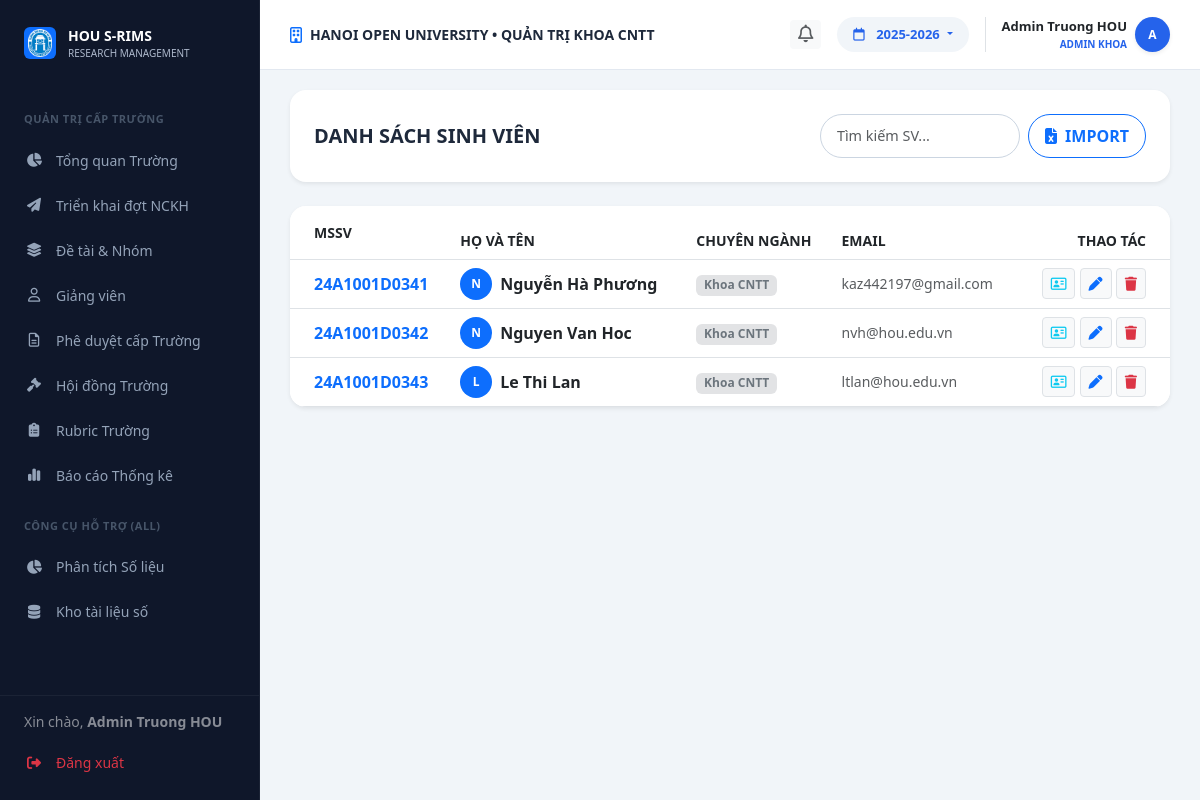
The app's page /faculty/students (signed in), older data.
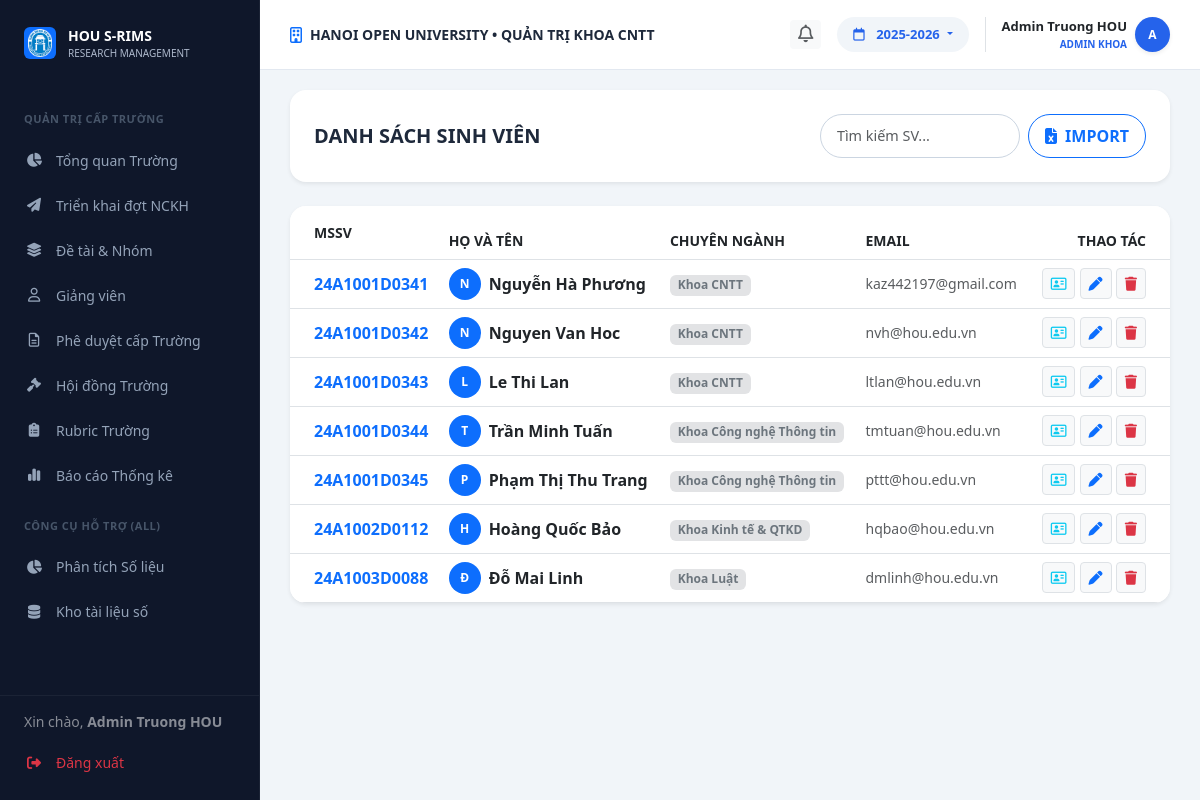
The same page, newer data.
### models.py (models this page shows, shortened)
class User(db.Model):
    __tablename__ = 'users'
    id = db.Column(db.Integer, primary_key=True)
    username = db.Column(db.String(50), unique=True, nullable=False)
    password_hash = db.Column(db.Text, nullable=False)
    full_name = db.Column(db.String(100), nullable=False)
    email = db.Column(db.String(120), unique=True, nullable=False)
    phone = db.Column(db.String(20), nullable=True)
    bio = db.Column(db.Text, nullable=True)
    role = db.Column(db.String(20), nullable=False) # Admin, Lecturer, Student
    student_id = db.Column(db.String(20), nullable=True)   # MSSV for students
    faculty = db.Column(db.String(100), nullable=True)      # faculty / department
    topics_mentored = db.relationship('Topic', backref='mentor', lazy=True)
    group_memberships = db.relationship('GroupMember', backref='student', lazy=True)
    @property
    def password(self):
        return self.password_hash

class Batch(db.Model):
    __tablename__ = 'batches'
    id = db.Column(db.Integer, primary_key=True)
    name = db.Column(db.String(100), nullable=False)
    type = db.Column(db.String(50), nullable=True, default='NCKH')
    start_date = db.Column(db.DateTime, nullable=True)
    end_date = db.Column(db.DateTime, nullable=True)
    submission_deadline = db.Column(db.DateTime, nullable=True)
    status = db.Column(db.String(20), default='active') # active, completed
    academic_year = db.Column(db.String(20), default='2025-2026')
    guidance_doc = db.Column(db.String(255), nullable=True)
    description = db.Column(db.Text, nullable=True)
    created_at = db.Column(db.DateTime, default=datetime.utcnow)
    topics = db.relationship('Topic', backref='batch', lazy=True)
    groups = db.relationship('Group', backref='batch', lazy=True)

### routes/faculty_bp.py (the view)
@faculty_bp.route('/students')
def students():
    all_students = User.query.filter_by(role='student').all()
    return render_template('faculty/students.html', students=all_students)

### app.py (called while the page is built)
@app.context_processor
def inject_global_user():
    from flask import session
    from models import User, Batch
    user_id = session.get('user_id')
    current_user = User.query.get(user_id) if user_id else None
    active_batches = Batch.query.filter_by(status='active').all()
    active_batch = active_batches[0] if active_batches else None
    return dict(current_user=current_user, active_batches=active_batches, active_batch=active_batch)

### routes/faculty_bp.py (called while the page is built, shortened)
@faculty_bp.before_request
def require_faculty():
    if session.get('role') not in ['faculty', 'admin']:
        return redirect(url_for('auth.login'))

def get_effective_academic_year():
    year = session.get('academic_year')
    if year:
        has_visible = Batch.query.filter(Batch.academic_year == year, Batch.status != 'hidden').first()
        if has_visible:
            return year
    active_b = Batch.query.filter_by(status='active').first()
    if active_b and active_b.academic_year:
        session['academic_year'] = active_b.academic_year
        return active_b.academic_year

### templates/faculty/students.html (shortened to what this page needs)
{% extends "layouts/faculty_layout.html" %}
{% block faculty_content %}
<div id="view-f-students" class="fade-in ">
                <div class="bg-white p-4 rounded-4 shadow-sm mb-4 d-flex justify-content-between align-items-center">
                    <h5 class="fw-bold mb-0">DANH SÁCH SINH VIÊN</h5>
                    <div class="d-flex gap-2">
                        <input type="text" class="form-control rounded-pill px-3" placeholder="Tìm kiếm SV..." style="width: 200px;">
                        <button class="btn btn-outline-primary fw-bold rounded-pill px-3"><i class="fa-solid fa-file-excel me-1"></i> IMPORT</button>
                    </div>
                </div>
                <div class="card border-0 shadow-sm rounded-4 overflow-hidden">
                    <table class="table table-hover mb-0 align-middle">
                        <thead class="bg-light"><tr class="text-muted small text-uppercase fw-bold"><th class="ps-4 py-3">MSSV</th><th>Họ và Tên</th><th>Chuyên ngành</th><th>Email</th><th class="text-end pe-4">Thao tác</th></tr></thead>
                        <tbody>
                            {% if students %}
                                {% for s in students %}
                                <tr>
                                    <td class="ps-4 fw-bold text-primary">{{ s.student_id or 'SV00' ~ s.id }}</td>
                                    <td>
                                        <div class="d-flex align-items-center gap-2">
                                            <div class="bg-primary text-white rounded-circle d-flex align-items-center justify-content-center fw-bold" style="width: 32px; height: 32px; font-size: 12px;">{{ s.full_name[0] | upper if s.full_name else 'S' }}</div>
                                            <span class="fw-bold text-dark">{{ s.full_name }}</span>
                                        </div>
                                    </td>
                                    <td><span class="badge bg-secondary-subtle text-secondary">{{ s.faculty or 'Chưa phân ngành' }}</span></td>
                                    <td class="text-muted small">{{ s.email }}</td>
                                    <td class="text-end pe-4">
                                        <button class="btn btn-sm btn-light text-info border" onclick="viewPublicProfile({{ s.id }})" title="Xem hồ sơ"><i class="fa-regular fa-address-card"></i></button>
                                        <button class="btn btn-sm btn-light text-primary border" onclick="openEditStudent({{ s.id }}, '{{ s.student_id or '' }}', '{{ s.full_name }}', '{{ s.email }}', '{{ s.faculty or '' }}', '{{ s.phone or '' }}')" title="Sửa"><i class="fa-solid fa-pen"></i></button>
                                        <button class="btn btn-sm btn-light text-danger border" onclick="deleteStudent({{ s.id }})" title="Xóa"><i class="fa-solid fa-trash"></i></button>
                                    </td>
                                </tr>
                                {% endfor %}
                            {% else %}
                                <tr><td colspan="5" class="text-center text-muted py-5">Chưa có dữ liệu Sinh viên</td></tr>
                            {% endif %}
                        </tbody>
                    </table>
                </div>
        </div>
{% endblock %}

### templates/layouts/faculty_layout.html (shortened to what this page needs)
{% extends "base.html" %}
{% block content %}
        <div class="top-bar">
            <div class="d-flex align-items-center gap-2">
                <i class="fa-regular fa-building text-primary"></i>
                <span class="fw-bold text-uppercase small">HANOI OPEN UNIVERSITY • QUẢN TRỊ KHOA CNTT</span>
            </div>
            <div class="d-flex align-items-center gap-3">
                <div class="dropdown">
                    <button class="btn btn-light border-0 btn-sm fw-bold text-muted position-relative" type="button" data-bs-toggle="dropdown" aria-expanded="false">
                        <i class="fa-regular fa-bell" style="font-size: 1.1rem;"></i>
                        {% set unread_count = notifications|selectattr('is_read', 'equalto', false)|list|length %}
                    </button>
                </div>
                <div class="dropdown">
                    <button class="year-select dropdown-toggle" type="button" data-bs-toggle="dropdown" style="background: #f1f5f9; border: none; padding: 8px 16px; border-radius: 20px; color: #2563eb; font-weight: 600; font-size: 13px;">
                        <i class="fa-regular fa-calendar me-2"></i> {{ current_academic_year or session.get('academic_year', '2027-2028') }}
                    </button>
                    {% set current_yr = current_academic_year or session.get('academic_year', '2027-2028') %}
                </div>
                <div class="dropdown border-start ps-3">
                    <div class="d-flex align-items-center gap-2 cursor-pointer dropdown-toggle no-arrow" data-bs-toggle="dropdown">
                        <div class="text-end">
                            <div class="fw-bold text-dark" style="font-size: 13px;">
                                {{ session.get('user_name', 'Admin Khoa') }}
                            </div>
                            <div class="fw-bold text-uppercase" style="font-size: 10px; color: #2563eb !important;">
                                ADMIN KHOA
                            </div>
                        </div>
                        <div class="rounded-circle text-white d-flex align-items-center justify-content-center fw-bold shadow-sm" style="width: 35px; height: 35px; font-size: 12px; background: #2563eb !important;">
                            {{ session.get('user_name', 'A')[0] | upper }}
                        </div>
                    </div>
                </div>
            </div>
        </div>
    <div class="content-area flex-grow-1 d-flex flex-column">
<div class="content-body flex-grow-1 d-flex flex-column">
{% block faculty_content %}{% endblock %}
</div>
{% endblock %}

### templates/base.html (shortened to what this page needs)
<!DOCTYPE html>
<html lang="vi">
<head>
    <link href="https://cdn.jsdelivr.net/npm/bootstrap@5.3.0/dist/css/bootstrap.min.css" rel="stylesheet">
    <link rel="stylesheet" href="https://cdnjs.cloudflare.com/ajax/libs/font-awesome/6.4.0/css/all.min.css">
    <link rel="stylesheet" href="{{ url_for('static', filename='assets/css/style.css') }}?v=2">
    <link href="https://cdn.jsdelivr.net/npm/sweetalert2@11/dist/sweetalert2.min.css" rel="stylesheet">
    <link href="https://cdn.jsdelivr.net/npm/quill@1.3.6/dist/quill.snow.css" rel="stylesheet">
</head>
<body>
    <div class="toast-container position-fixed bottom-0 end-0 p-3" style="z-index: 1100">
    </div>
    {% include 'components/sidebar.html' %}
    <div class="main-content d-flex flex-column">
        {% block content %}
        {% endblock %}
    </div>
</body>
</html>

### templates/components/sidebar.html (shortened to what this page needs)
<div class="sidebar">
    <div class="sidebar-logo">
        <div class="d-flex align-items-center justify-content-center bg-primary rounded p-1" style="width: 32px; height: 32px;">
            <img src="{{ url_for('static', filename='assets/images/logo.png') }}" alt="" style="max-width:100%;">
        </div>
        <div>
            <div class="fw-bold text-white" style="font-size: 14px;">HOU S-RIMS</div>
            <div style="font-size: 10px; color: #aeb9cc;">RESEARCH MANAGEMENT</div>
        </div>
    </div>
    <div class="sidebar-menu-wrapper" style="flex: 1; overflow-y: auto; padding-bottom: 100px;">
    {% if session.get('role') == 'admin' %}
    <div class="menu-category">QUẢN TRỊ CẤP TRƯỜNG</div>
    <a href="{{ url_for('web.admin_page') }}#overview" onclick="{% if request.endpoint == 'web.admin_page' %}event.preventDefault(); switchTab('overview', this){% endif %}" class="nav-link">
        <i class="fa-solid fa-chart-pie"></i> Tổng quan Trường
    </a>
    <a href="{{ url_for('web.admin_page') }}#batches" onclick="{% if request.endpoint == 'web.admin_page' %}event.preventDefault(); switchTab('batches', this){% endif %}" class="nav-link">
        <i class="fa-solid fa-paper-plane"></i> Triển khai đợt NCKH
    </a>
    <a href="{{ url_for('web.admin_page') }}#topics" onclick="{% if request.endpoint == 'web.admin_page' %}event.preventDefault(); switchTab('topics', this){% endif %}" class="nav-link">
        <i class="fa-solid fa-layer-group"></i> Đề tài & Nhóm
    </a>
    <a href="{{ url_for('web.admin_page') }}#lecturers" onclick="{% if request.endpoint == 'web.admin_page' %}event.preventDefault(); switchTab('lecturers', this){% endif %}" class="nav-link">
        <i class="fa-regular fa-user"></i> Giảng viên
    </a>
    <a href="{{ url_for('web.admin_page') }}#approvals" onclick="{% if request.endpoint == 'web.admin_page' %}event.preventDefault(); switchTab('approvals', this){% endif %}" class="nav-link">
        <i class="fa-regular fa-file-lines"></i> Phê duyệt cấp Trường
    </a>
    <a href="{{ url_for('web.admin_page') }}#councils" onclick="{% if request.endpoint == 'web.admin_page' %}event.preventDefault(); switchTab('councils', this){% endif %}" class="nav-link">
        <i class="fa-solid fa-gavel"></i> Hội đồng Trường
    </a>
    <a href="{{ url_for('web.admin_page') }}#rubric" onclick="{% if request.endpoint == 'web.admin_page' %}event.preventDefault(); switchTab('rubric', this){% endif %}" class="nav-link">
        <i class="fa-solid fa-clipboard-list"></i> Rubric Trường
    </a>
    <a href="{{ url_for('web.admin_page') }}#reports" onclick="{% if request.endpoint == 'web.admin_page' %}event.preventDefault(); switchTab('reports', this){% endif %}" class="nav-link">
        <i class="fa-solid fa-chart-simple"></i> Báo cáo Thống kê
    </a>
    {% endif %}
    <div class="menu-category">CÔNG CỤ HỖ TRỢ (ALL)</div>
    <a href="{{ url_for('web.analysis_page') }}" class="nav-link {{ 'active-main' if request.endpoint == 'web.analysis_page' else '' }}">
        <i class="fa-solid fa-chart-pie"></i> Phân tích Số liệu
    </a>
    <a href="{{ url_for('web.repository_page') }}" class="nav-link {{ 'active-main' if request.endpoint == 'web.repository_page' else '' }}">
        <i class="fa-solid fa-database"></i> Kho tài liệu số
    </a>
    </div>
    <div class="sidebar-footer" style="position: absolute; bottom: 0; left: 0; right: 0; background: var(--sidebar-bg); border-top: 1px solid rgba(255,255,255,0.05); padding: 15px 0;">
        <div class="px-4 mb-2 text-white small opacity-50">
            Xin chào, <strong>{{ session.get('user_name', 'Khách') }}</strong>
        </div>
        <a href="{{ url_for('auth.logout') }}" class="nav-link text-danger">
            <i class="fa-solid fa-right-from-bracket"></i> Đăng xuất
        </a>
    </div>
</div>

### static/assets/css/style.css (style rules this page uses)
:root { --primary-blue: #2563eb; --primary-purple: #6366f1; --student-gradient: linear-gradient(135deg, #6366f1 0%, #8b5cf6 100%); --rank-a: #10b981; --rank-b: #3b82f6; --rank-c: #f59e0b; --rank-d: #94a3b8; --sidebar-bg: #0f172a; --sidebar-text: #94a3b8; --bg-body: #f1f5f9; --text-dark: #1e293b; --text-gray: #64748b; --border-color: #e2e8f0; }
* { box-sizing: border-box; }
body { background-color: var(--bg-body); font-family: 'Segoe UI', system-ui, -apple-system, sans-serif; color: var(--text-dark); overflow-x: hidden; margin: 0; }
a { text-decoration: none !important; }
.sidebar { background-color: var(--sidebar-bg); width: 260px; height: 100vh; position: fixed; top: 0; left: 0; z-index: 1000; padding-top: 25px; display: flex; flex-direction: column; border-right: 1px solid rgba(255,255,255,0.05); }
.sidebar-logo { padding: 0 24px 30px; display: flex; align-items: center; gap: 12px; }
.menu-category { font-size: 11px; text-transform: uppercase; color: #475569; padding: 0 24px; margin-bottom: 10px; margin-top: 20px; font-weight: 700; letter-spacing: 0.5px; }
.nav-link { color: var(--sidebar-text); padding: 12px 24px; display: flex; align-items: center; gap: 12px; font-size: 14px; font-weight: 500; transition: all 0.2s ease; }
.nav-link i { width: 20px; text-align: center; }
.main-content { margin-left: 260px; width: calc(100% - 260px); min-height: 100vh; display: flex; flex-direction: column; }
.top-bar { background: #fff; height: 70px; padding: 0 30px; display: flex; align-items: center; justify-content: space-between; border-bottom: 1px solid var(--border-color); position: sticky; top: 0; z-index: 900; }
.year-select { background: #f1f5f9; border: none; padding: 8px 16px; border-radius: 20px; color: var(--primary-blue); font-weight: 600; font-size: 13px; cursor: pointer; transition: background 0.2s; }
.no-arrow::after { display: none !important; }
.content-area { padding: 20px 30px; position: relative; flex: 1; display: flex; flex-direction: column; }
.content-body { flex: 1; display: flex; flex-direction: column; }
.stat-card, .card { background: #fff; border-radius: 16px; border: 1px solid #f1f5f9; box-shadow: 0 4px 6px -1px rgba(0, 0, 0, 0.02); transition: transform 0.2s; }
.form-control, .form-select { padding: 10px 14px; border-radius: 8px; border: 1px solid #cbd5e1; font-size: 0.9rem; background-color: #fff; }
.cursor-pointer { cursor: pointer; }
.fade-in { animation: fadeIn 0.4s ease-out forwards; }
.sidebar-logo img { max-width: 100%; height: auto; max-height: 50px; object-fit: contain; }

Row changes from the older to the newer data that the page shows:
added User: student "24A1001D0344", full_name "T", full_name "Trần Minh Tuấn", faculty "Khoa Công nghệ Thông tin", email "tmtuan@hou.edu.vn"
added User: student "24A1001D0345", full_name "P", full_name "Phạm Thị Thu Trang", faculty "Khoa Công nghệ Thông tin", email "pttt@hou.edu.vn"
added User: student "24A1002D0112", full_name "H", full_name "Hoàng Quốc Bảo", faculty "Khoa Kinh tế & QTKD", email "hqbao@hou.edu.vn"
added User: student "24A1003D0088", full_name "Đ", full_name "Đỗ Mai Linh", faculty "Khoa Luật", email "dmlinh@hou.edu.vn"
